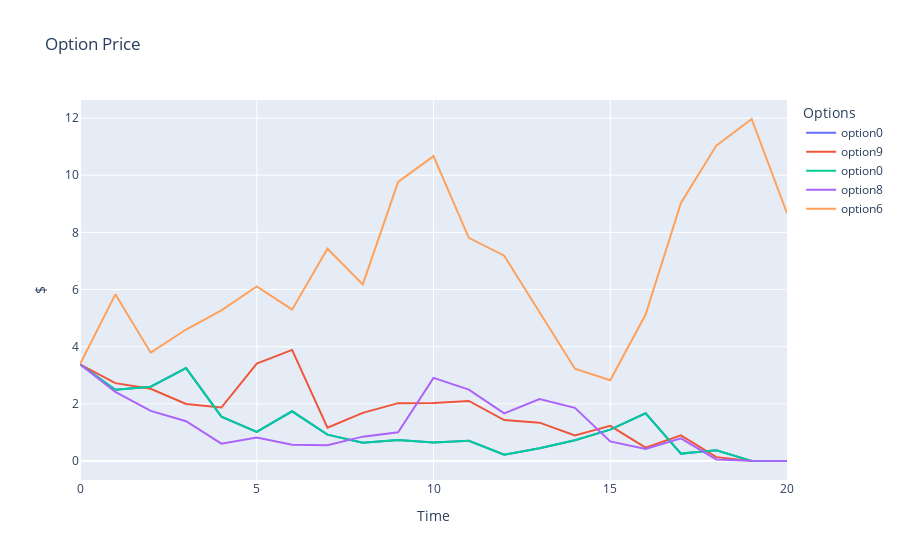

The cell this chart's notebook holds for it:
### Code cell
fig = go.Figure()

# Add traces for each column
for column in option_prices.columns[values]:
    fig.add_trace(go.Scatter(x=option_prices.index, y=option_prices[column], mode='lines', name=f"option{column}"))

# Update layout
fig.update_layout(
    title='Option Price',
    xaxis_title='Time',
    yaxis_title='$',
    template='plotly',
    legend=dict(title='Options'),
)

# Show the plot
fig.show()

### Figure 1 — Plotly figure (JSON) as saved in the notebook; plotly's stock layout.template omitted (floating-point values rounded to 4 significant figures)
{"data": [{"mode": "lines", "name": "option0", "type": "scatter", "x": [0, 1, 2, 3, 4, 5, 6, 7, 8, 9, 10, 11, 12, 13, 14, 15, 16, 17, 18, 19, 20], "y": [3.384, 2.491, 2.601, 3.252, 1.551, 1.02, 1.739, 0.9235, 0.6355, 0.7323, 0.6488, 0.7101, 0.2196, 0.4441, 0.7259, 1.099, 1.669, 0.259, 0.3754, 0.001826, 0]}, {"mode": "lines", "name": "option9", "type": "scatter", "x": [0, 1, 2, 3, 4, 5, 6, 7, 8, 9, 10, 11, 12, 13, 14, 15, 16, 17, 18, 19, 20], "y": [3.384, 2.724, 2.526, 1.998, 1.87, 3.41, 3.887, 1.163, 1.683, 2.025, 2.032, 2.103, 1.433, 1.341, 0.8923, 1.231, 0.4671, 0.8967, 0.1359, 0.001769, 0]}, {"mode": "lines", "name": "option0", "type": "scatter", "x": [0, 1, 2, 3, 4, 5, 6, 7, 8, 9, 10, 11, 12, 13, 14, 15, 16, 17, 18, 19, 20], "y": [3.384, 2.491, 2.601, 3.252, 1.551, 1.02, 1.739, 0.9235, 0.6355, 0.7323, 0.6488, 0.7101, 0.2196, 0.4441, 0.7259, 1.099, 1.669, 0.259, 0.3754, 0.001826, 0]}, {"mode": "lines", "name": "option8", "type": "scatter", "x": [0, 1, 2, 3, 4, 5, 6, 7, 8, 9, 10, 11, 12, 13, 14, 15, 16, 17, 18, 19, 20], "y": [3.384, 2.416, 1.754, 1.391, 0.6062, 0.8181, 0.5701, 0.5504, 0.8522, 1.005, 2.908, 2.498, 1.667, 2.166, 1.861, 0.686, 0.4232, 0.7954, 0.05458, 0.01075, 0]}, {"mode": "lines", "name": "option6", "type": "scatter", "x": [0, 1, 2, 3, 4, 5, 6, 7, 8, 9, 10, 11, 12, 13, 14, 15, 16, 17, 18, 19, 20], "y": [3.384, 5.832, 3.791, 4.601, 5.269, 6.109, 5.295, 7.429, 6.178, 9.768, 10.67, 7.81, 7.184, 5.197, 3.227, 2.824, 5.125, 9.032, 11.04, 11.97, 8.669]}], "layout": {"legend": {"title": {"text": "Options"}}, "title": {"text": "Option Price"}, "xaxis": {"title": {"text": "Time"}}, "yaxis": {"title": {"text": "$"}}}}
